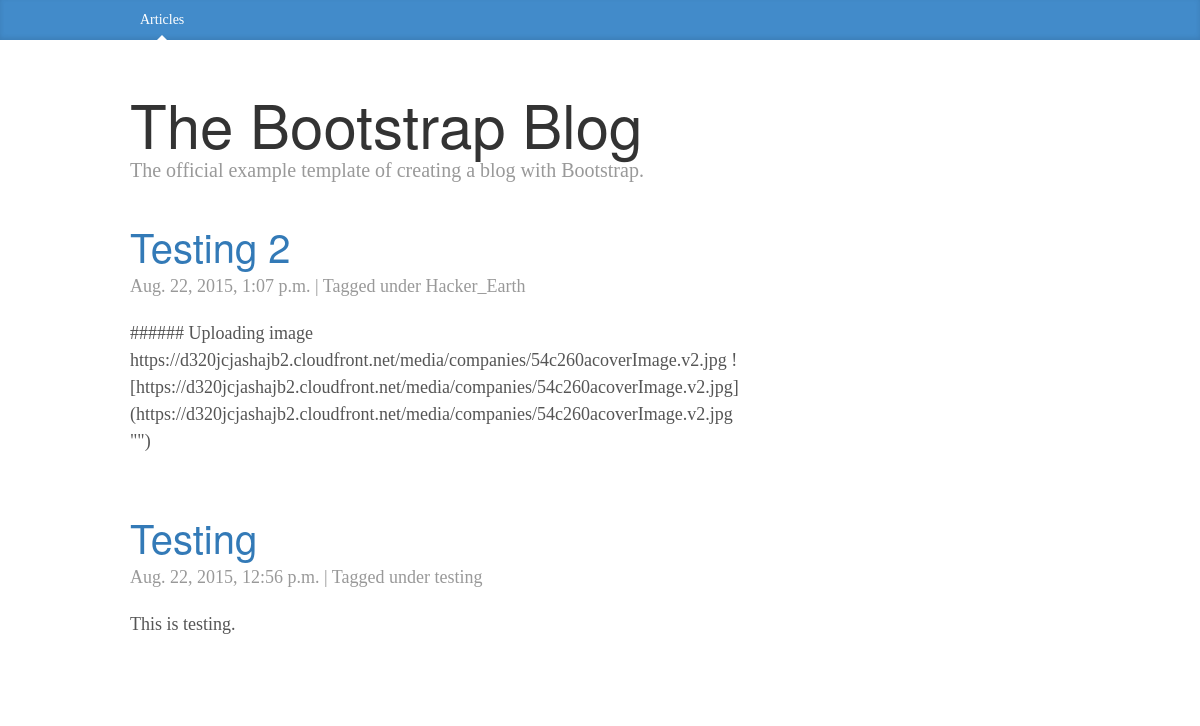
The page / on the database its author committed.
### blog/models.py (models this page shows, shortened)
class Entry(models.Model):
    title = models.CharField(max_length=200)
    body = models.TextField()
    slug = models.SlugField(max_length=200, unique=True)
    publish = models.BooleanField(default=True)
    created = models.DateTimeField(auto_now_add=True)
    modified = models.DateTimeField(auto_now=True)
    tags = models.ManyToManyField(Tag)
    objects = EntryQuerySet.as_manager()
    class Meta:
        verbose_name = "Blog Entry"
        verbose_name_plural = "Blog Entries"
        ordering = ["-created"]

class Tag(models.Model):
    slug = models.SlugField(max_length=200, unique=True)
    def __str__(self):
        return self.slug

### blog/views.py (the view)
# urls.py: url(r'^$', views.BlogIndex.as_view(), name="index"),
class BlogIndex(generic.ListView):
    queryset = models.Entry.objects.published()
    template_name = "home.html"
    paginate_by = 2

### templates/home.html
{% extends "base.html" %}
{% load django_markdown %}
{% block blog_entries %}
{% for object in object_list %}
  <div class="post">
    <h2><a href="{% url "entry_detail" slug=object.slug %}">{{ object.title }}</a></h2>
    <p class="meta">
      {{ object.created }} |
      Tagged under {{  object.tags.all|join:", " }}
    </p>
    {{ object.body|markdown }}
  </div>
{% endfor %}
{% endblock %}

### templates/base.html (shortened to what this page needs)
{% load staticfiles %}
<!DOCTYPE html>
<html lang="en">
  <head>
<link rel="stylesheet" href="https://maxcdn.bootstrapcdn.com/bootstrap/3.3.5/css/bootstrap.min.css">
<link rel="stylesheet" href="https://maxcdn.bootstrapcdn.com/font-awesome/4.4.0/css/font-awesome.min.css">
<link rel="stylesheet" href="https://maxcdn.bootstrapcdn.com/bootstrap/3.3.5/css/bootstrap-theme.min.css">
    <link href="{% static "css/bootstrap.min.css" %}" rel="stylesheet">
    <link href="{% static "css/blog.css" %}" rel="stylesheet">
  </head>
  <body>
    <div class="blog-masthead">
      <div class="container">
        <nav class="blog-nav">
          <a class="blog-nav-item active" href="{% url "index" %}">Articles</a>
        </nav>
      </div>
    </div>
    <div class="container">
      <div class="blog-header">
        <h1 class="blog-title">The Bootstrap Blog</h1>
        <p class="lead blog-description">The official example template of creating a blog with Bootstrap. </p>
      </div>
      <div class="row">
        <div class="col-sm-8 blog-main">
          {% block blog_entries %} {% endblock %}
        </div>
      </div>
    </div>
  </body>
</html>

### static/css/blog.css (style rules this page uses)
body { font-family: Georgia, "Times New Roman", Times, serif; color: #555; }
h1, .h1, h2, .h2, h3, .h3, h4, .h4, h5, .h5, h6, .h6 { margin-top: 0; font-family: "Helvetica Neue", Helvetica, Arial, sans-serif; font-weight: normal; color: #333; }
@media (min-width: 1200px) { .container { width: 970px; } }
.blog-masthead { background-color: #428bca; -webkit-box-shadow: inset 0 -2px 5px rgba(0,0,0,.1); box-shadow: inset 0 -2px 5px rgba(0,0,0,.1); }
.blog-nav-item { position: relative; display: inline-block; padding: 10px; font-weight: 500; color: #cdddeb; }
.blog-nav .active { color: #fff; }
.blog-nav .active:after { position: absolute; bottom: 0; left: 50%; width: 0; height: 0; margin-left: -5px; vertical-align: middle; content: " "; border-right: 5px solid transparent; border-bottom: 5px solid; border-left: 5px solid transparent; }
.blog-header { padding-top: 20px; padding-bottom: 20px; }
.blog-title { margin-top: 30px; margin-bottom: 0; font-size: 60px; font-weight: normal; }
.blog-description { font-size: 20px; color: #999; }
.blog-main { font-size: 18px; line-height: 1.5; }
.post { margin-bottom: 60px; }
div.post h2:first-child { margin-bottom: 5px; font-size: 40px; }
.meta { margin-bottom: 20px; color: #999; }

### rows shown on the page
Entry: title "Testing 2", created "Aug. 22, 2015, 1:07 p.m.", tags.all "Hacker_Earth", body "###### Uploading image https://d320jcjashajb2.cloudfront.net/media/companies/54c260acoverImage.v2.jpg ![https://d320jcjashajb2.cloudfront.net/media/companies/54c260acoverImage.v2.jpg](https://d320jcjashajb2.cloudfront.net/media/companies/54c260acoverImage.v2.jpg \"\")"
Entry: title "Testing", created "Aug. 22, 2015, 12:56 p.m.", tags.all "testing", body "This is testing."
